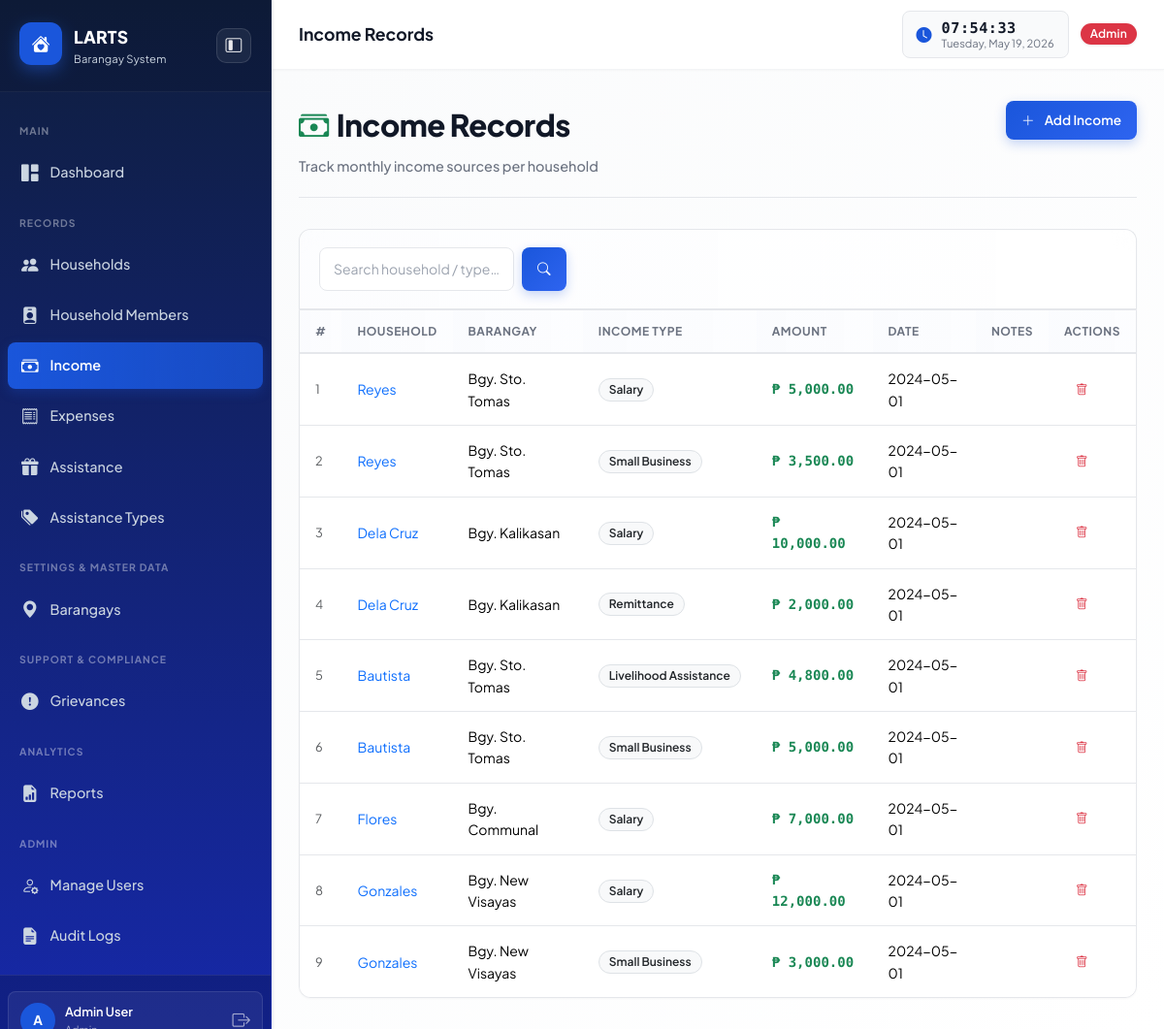
/modules/income/index.php (signed in), run on the app's committed database.
### tables this page shows
CREATE TABLE IF NOT EXISTS income_records (
    id              INT AUTO_INCREMENT PRIMARY KEY,
    household_id    INT NOT NULL,
    income_type     VARCHAR(100) NOT NULL,
    amount          DECIMAL(12,2) NOT NULL,
    date_recorded   DATE NOT NULL,
    notes           TEXT,
    FOREIGN KEY (household_id) REFERENCES households(id) ON DELETE CASCADE
);

CREATE TABLE IF NOT EXISTS households (
    id              INT AUTO_INCREMENT PRIMARY KEY,
    family_name     VARCHAR(100) NOT NULL,
    head_name       VARCHAR(100) NOT NULL,
    barangay        VARCHAR(100) NOT NULL,
    address         TEXT NOT NULL,
    contact         VARCHAR(20),
    members_count   INT DEFAULT 1,
    monthly_income  DECIMAL(12,2) DEFAULT 0.00,
    monthly_expenses DECIMAL(12,2) DEFAULT 0.00,
    economic_status ENUM('stable','at_risk','vulnerable') DEFAULT 'stable',
    date_registered DATE NOT NULL,
    created_by      INT,
    FOREIGN KEY (created_by) REFERENCES users(id) ON DELETE SET NULL
);

### includes/auth.php (called while the page is built, shortened)
<?php
function isAdmin(): bool   { return ($_SESSION['user_role'] ?? '') === 'admin'; }
function isStaff(): bool   { return in_array($_SESSION['user_role'] ?? '', ['admin','staff']); }
function clean(string $v): string {
    return htmlspecialchars(trim($v), ENT_QUOTES, 'UTF-8');
}
function formatMoney(float $v): string {
    return '₱ ' . number_format($v, 2);
}

### modules/income/index.php (the view, shortened to what this page needs)
<?php
require_once __DIR__ . '/../../includes/header.php';
$db = getDB();
$search = trim($_GET['search'] ?? '');
$sql = "SELECT i.*, h.family_name, h.barangay FROM income_records i
        JOIN households h ON i.household_id=h.id";
$params = [];
$sql .= " ORDER BY i.date_recorded DESC LIMIT 100";
$stmt = $db->prepare($sql);
$stmt->execute($params);
$rows = $stmt->fetchAll();
?>
<div class="page-header">
    <div>
        <div class="page-header-title"><i class="bi bi-cash-stack me-2 text-success"></i>Income Records</div>
        <div class="page-header-sub">Track monthly income sources per household</div>
    </div>
    <?php if (isStaff()): ?>
    <button class="btn btn-primary" data-bs-toggle="modal" data-bs-target="#incModal">
        <i class="bi bi-plus-lg me-1"></i>Add Income
    </button>
    <?php endif; ?>
</div>
<div class="card mb-0" style="border-bottom:0;border-radius:var(--radius) var(--radius) 0 0;">
    <div class="toolbar">
        <form method="GET" class="d-flex gap-2">
            <input type="text" name="search" class="form-control" style="max-width:240px;" placeholder="Search household / type…" value="<?= clean($search) ?>">
            <button class="btn btn-primary"><i class="bi bi-search"></i></button>
        </form>
    </div>
</div>
<div class="card" style="border-radius:0 0 var(--radius) var(--radius);">
    <div class="table-wrapper">
        <table class="table mb-0">
            <thead>
                <tr><th>#</th><th>Household</th><th>Barangay</th><th>Income Type</th><th>Amount</th><th>Date</th><th>Notes</th><?php if(isAdmin()):?><th>Actions</th><?php endif;?></tr>
            </thead>
            <tbody>
            <?php if (empty($rows)): ?>
                <tr><td colspan="8" class="empty-state"><i class="bi bi-inbox"></i><p>No records found.</p></td></tr>
            <?php else: foreach ($rows as $i => $r): ?>
            <tr>
                <td class="text-muted" style="font-size:0.8rem;"><?= $i+1 ?></td>
                <td><a href="../households/view.php?id=<?= $r['household_id'] ?>" class="text-decoration-none fw-600"><?= clean($r['family_name']) ?></a></td>
                <td><?= clean($r['barangay']) ?></td>
                <td><span class="badge bg-light text-dark border"><?= clean($r['income_type']) ?></span></td>
                <td class="text-money text-success fw-600"><?= formatMoney($r['amount']) ?></td>
                <td><?= $r['date_recorded'] ?></td>
                <td class="text-muted"><?= clean($r['notes'] ?? '') ?></td>
                <?php if(isAdmin()):?>
                <td><a href="?del=<?= $r['id'] ?>" class="btn btn-sm btn-outline-danger" data-confirm="Delete this income record?"><i class="bi bi-trash"></i></a></td>
                <?php endif;?>
            </tr>
            <?php endforeach; endif; ?>
            </tbody>
        </table>
    </div>
</div>
<?php require_once __DIR__ . '/../../includes/footer.php'; ?>

### assets/css/style.css (style rules this page uses)
:root { --sidebar-w: 280px; --topbar-h: 72px; --primary: #1a56db; --primary-dark: #1248c8; --primary-light: #e8f0fe; --primary-lighter: #f5faff; --success: #10b981; --success-light: #d1fae5; --warning: #f59e0b; --warning-light: #fef3c7; --danger: #ef4444; --danger-light: #fee2e2; --info: #1a56db; --info-light: #e8f0fe; --surface: #ffffff; --surface-2: #f9fafb; --surface-3: #f3f4f6; --border: #e5e7eb; --border-light: #f3f4f6; --text: #111827; --text-secondary:#374151; --text-muted: #6b7280; --text-light: #9ca3af; --sidebar-bg: #0f1e3d; --sidebar-bg-accent: #132654; --sidebar-text: #cbd5e1; --sidebar-hover: rgba(255,255,255,0.08); --sidebar-active:#1a56db; --radius: 12px; --radius-lg: 16px; --radius-md: 8px; --shadow: 0 1px 3px rgba(0,0,0,0.08), 0 1px 2px rgba(0,0,0,0.04); --shadow-sm: 0 1px 2px rgba(0,0,0,0.03); --shadow-md: 0 4px 12px rgba(0,0,0,0.06); --shadow-lg: 0 8px 24px rgba(0,0,0,0.08); --shadow-xl: 0 16px 40px rgba(0,0,0,0.1); --transition: all 0.3s cubic-bezier(0.4, 0, 0.2, 1); --transition-fast: all 0.15s ease-out; --font: 'Plus Jakarta Sans', -apple-system, BlinkMacSystemFont, 'Segoe UI', sans-serif; --font-mono: 'Fira Code', 'Courier New', monospace; }
*, *::before, *::after { box-sizing: border-box; margin: 0; padding: 0; }
html { scroll-behavior: smooth; }
body { font-family: var(--font); background: #fafbfc; color: var(--text); min-height: 100vh; display: flex; line-height: 1.6; }
.card { background: var(--surface); border: 1px solid var(--border); border-radius: var(--radius); box-shadow: var(--shadow-sm); transition: var(--transition-fast); }
.table-wrapper { overflow-x: auto; border-radius: 0 0 var(--radius) var(--radius); }
.table { font-size: 0.875rem; margin-bottom: 0; }
.table thead th { background: linear-gradient(90deg, rgba(26, 86, 219, 0.02) 0%, rgba(26, 86, 219, 0.01) 100%); font-weight: 700; font-size: 0.75rem; text-transform: uppercase; letter-spacing: 0.5px; color: var(--text-muted); border-bottom: 2px solid var(--border); padding: 12px 16px; white-space: nowrap; }
.table tbody td { padding: 14px 16px; vertical-align: middle; border-bottom: 1px solid var(--border); }
.table tbody tr { transition: var(--transition-fast); }
.table tbody tr:last-child td { border-bottom: none; }
.btn { font-weight: 600; font-size: 0.85rem; border-radius: var(--radius-md); padding: 10px 16px; transition: var(--transition-fast); border: none; cursor: pointer; display: inline-flex; align-items: center; gap: 6px; }
.btn-sm { font-size: 0.78rem; padding: 6px 12px; }
.btn-primary { background: linear-gradient(135deg, var(--primary) 0%, #2e64f0 100%); border-color: var(--primary); color: #fff; box-shadow: 0 4px 12px rgba(26, 86, 219, 0.25); }
.form-control, .form-select { border-radius: var(--radius-md); border: 1.5px solid var(--border); font-size: 0.875rem; padding: 11px 14px; background: var(--surface); transition: var(--transition-fast); color: var(--text); }
.form-control::placeholder { color: var(--text-light); }
.badge { font-size: 0.75rem; padding: 5px 10px; border-radius: 20px; font-weight: 600; display: inline-block; }
.page-header { display: flex; align-items: flex-start; justify-content: space-between; gap: 16px; margin-bottom: 32px; flex-wrap: wrap; padding-bottom: 20px; border-bottom: 1px solid var(--border); }
.page-header-title { font-size: 1.95rem; font-weight: 800; color: var(--text); letter-spacing: -0.5px; }
.page-header-sub { font-size: 0.9rem; color: var(--text-muted); margin-top: 6px; font-weight: 500; }
.toolbar { display: flex; gap: 12px; flex-wrap: wrap; align-items: center; padding: 18px 20px; border-bottom: 1px solid var(--border); background: linear-gradient(90deg, rgba(26, 86, 219, 0.01) 0%, transparent 100%); border-radius: var(--radius) var(--radius) 0 0; backdrop-filter: blur(10px); }
.text-money { font-family: var(--font-mono); font-weight: 600; color: var(--text); }
.text-success { color: var(--success); }
.text-muted { color: var(--text-muted); }

### data on the page
income_records: household.family_name "Reyes", household.barangay "Bgy. Sto. Tomas", income_type "Salary", amount "₱ 5,000.00", date_recorded "2024-05-01"
income_records: household.family_name "Reyes", household.barangay "Bgy. Sto. Tomas", income_type "Small Business", amount "₱ 3,500.00", date_recorded "2024-05-01"
income_records: household.family_name "Dela Cruz", household.barangay "Bgy. Kalikasan", income_type "Salary", amount "₱ 10,000.00", date_recorded "2024-05-01"
income_records: household.family_name "Dela Cruz", household.barangay "Bgy. Kalikasan", income_type "Remittance", amount "₱ 2,000.00", date_recorded "2024-05-01"
income_records: household.family_name "Bautista", household.barangay "Bgy. Sto. Tomas", income_type "Livelihood Assistance", amount "₱ 4,800.00", date_recorded "2024-05-01"
income_records: household.family_name "Bautista", household.barangay "Bgy. Sto. Tomas", income_type "Small Business", amount "₱ 5,000.00", date_recorded "2024-05-01"
income_records: household.family_name "Flores", household.barangay "Bgy. Communal", income_type "Salary", amount "₱ 7,000.00", date_recorded "2024-05-01"
income_records: household.family_name "Gonzales", household.barangay "Bgy. New Visayas", income_type "Salary", amount "₱ 12,000.00", date_recorded "2024-05-01"
income_records: household.family_name "Gonzales", household.barangay "Bgy. New Visayas", income_type "Small Business", amount "₱ 3,000.00", date_recorded "2024-05-01"

### other printed values
substr($user['name'],0,1) "A"
$user['name'] "Admin User"
$pageTitle "Income Records"
$user['role'] "Admin"
